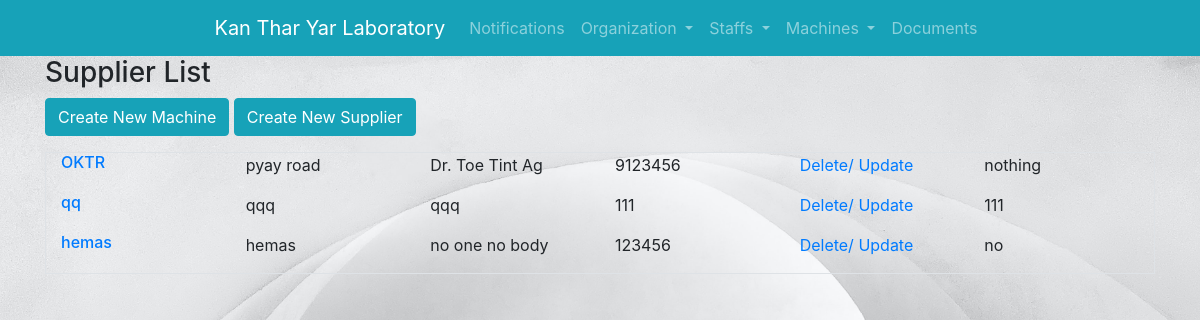
The page /machines/supplier/supplier_list/ on the database its author committed.
### machine/models.py (models this page shows, shortened)
class Suppliers(models.Model):
    company = models.CharField(max_length=100, blank=True, null=True)
    address = models.CharField(max_length=200, blank=True, null=True)
    contact_person = models.TextField(blank=False, null=True)
    contact_phone = models.IntegerField(blank=True, null=True)
    document = models.FileField(upload_to='media/suppliers/', null=True)
    remark = models.TextField(blank=False, null=True)
    add_date = models.DateTimeField(auto_now_add=True, null=True)

### machine/views.py (the view)
# urls.py: path('supplier/supplier_list/', views.list_supplier,  name="list_supplier"),
def list_supplier(request):
        supplier = Suppliers.objects.all().order_by('add_date');
        return render(request, 'machine/supplier_list.html', {'suppliers': supplier})

### machine/templates/machine/supplier_list.html
{% extends 'base_layout.html' %}
{% block content%}
        <h3>Supplier List </h3>
        <a href="{% url 'machine:add_machine' %}" class="btn btn-info" role="button">Create New Machine</a>
        <a href="{% url 'machine:add_supplier' %}" class="btn btn-info" role="button">Create New Supplier</a>
        <div class="container my-3 border">
        {% for supplier in suppliers %}
            <div class="supplier">
                <div class="row">
                    <div class="col-sm-2">
                        <h6><a href="{% url 'machine:detail_supplier' pk=supplier.pk %}">{{ supplier.company }}</a></h6>
                    </div>
                    <div class="col-sm-2">
                        <p>{{ supplier.address }}</p>
                    </div>
                    <div class="col-sm-2">
                        <p>{{ supplier.contact_person }}</p>
                    </div>
                    <div class="col-sm-2">
                        <p>{{ supplier.contact_phone }}</p>
                    </div>
                    <div class="col-sm-2">
                        <p><a href="{% url 'machine:delete_supplier' pk=supplier.pk %}">Delete/</a>
                        <a href="{% url 'machine:update_supplier' pk=supplier.pk %}">Update</a></p>
                    </div>
                    <div class="col-sm-2">
                        <p>{{ supplier.remark }}</p>
                    </div>
            </div>
        </div>
    {% endfor %}
    </div>
{% endblock %}

### assets/styles.css (style rules this page uses)
body { background-color: #0f121f; background-image: url('/static/feathers.jpg'); background-repeat-y: no-repeat; background-size: cover; color: #fff; }

### rows shown on the page
Suppliers: company "OKTR", address "pyay road", contact_person "Dr. Toe Tint Ag", contact_phone "9123456", remark "nothing"
Suppliers: company "qq", address "qqq", contact_person "qqq", contact_phone "111", remark "111"
Suppliers: company "hemas", address "hemas", contact_person "no one no body", contact_phone "123456", remark "no"
